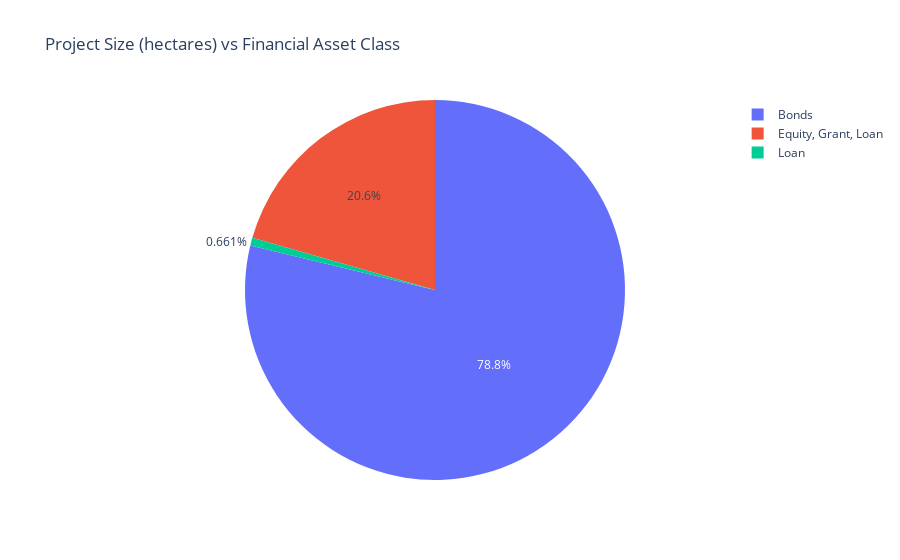

Here is the notebook cell this chart was saved with:
### Code cell
fig = px.pie(data, values='Project Size (hectares)', names='Financial Asset Class', title='Project Size (hectares) vs Financial Asset Class')
fig.show()

### Figure 1 — Plotly figure (JSON) as saved in the notebook; plotly's stock layout.template omitted (floating-point values rounded to 4 significant figures)
{"data": [{"domain": {"x": [0, 1], "y": [0, 1]}, "hovertemplate": "Financial Asset Class=%{label}<br>Project Size (hectares)=%{value}<extra></extra>", "labels": ["Bonds", "Bonds", "Bonds", "Bonds", "Bonds", "NMTC ", "NMTC ", "Bonds", "Bonds", "Bonds", "Bonds", "Bonds", "Bonds", "Commodities", "Commodities", "Commodities", "Commodities", "Commodities", "Commodities", "Commodities", "Notes", "Commodities", "Loan", "Capital Commitment", "Capital Commitment", "Capital Commitment", "Capital Commitment", "Capital Commitment", "Capital Commitment", "Capital Commitment", "Capital Commitment", "Capital Commitment", "Capital Commitment", "Capital Commitment", "Capital Commitment", "Capital Commitment", "Capital Commitment", "Loan & Grant", "Loan", "Loan", "Loan", "Loan", "Loan", "Commodities", "Commodities", "Commodities", "Commodities", "Commodities", "Commodities", "Commodities", "Commodities", "Commodities", "Commodities", "Commodities", "Commodities", "Equity, Grant, Loan", "Equity, Grant, Loan", "Equity, Grant, Loan", "Equity, Grant, Loan", "Equity, Grant, Loan", "Equity, Grant, Loan", "Equity, Grant, Loan", "Equity, Grant, Loan", "Equity, Grant, Loan", "Equity, Grant, Loan", "Equity, Grant, Loan", "Equity, Grant, Loan", "Equity, Grant, Loan", "Equity, Grant, Loan", "Equity, Grant, Loan", "Debt, Equity", "Options", "Options", "Conservation Bonds", "Conservation Bonds", "Loan", "Equity, Grant, Loan", "Equity, Grant, Loan", "Equity, Grant, Loan", "Equity, Grant, Loan", "Equity, Grant, Loan", "Equity, Grant, Loan", "Equity, Grant, Loan", "Equity, Grant, Loan"], "legendgroup": "", "name": "", "showlegend": true, "type": "pie", "values": ["10,000", "405", "4,046 per year", "273,972", "112,502", "38,594", "38,594", "64,749", "45,325", "45,325", "36,219", "29", "29947", "10,000", "10,000", "10,000", "10,000", "10,000", "10,000", "10,000", "70,000", "18,000", "93,000", "36,372", "12,594", "36,372", "12,594", "24,172", "24,172", "170,500", "68,000", "106,000", "25,500", "19,000", "9,000", "266,500", "33,500", "24,000", "17,655", "2,400", "255", "22,934", "2,406", "10,000", "10,000", "2,658", "6,400", "57,100", "57,100", "57,100", "28,000", "31,500", "8,300", "3,671", "568,543", "1,336", "640", "640", "350", "2062", "1961", "761", "761", "1,031", "761", "2,596", "5,377", "5,377", "10,392", "16,000", "102,386", "10,000", "10,000", "10,000", "10,000", "3,900", "15 million (committed)", "4 million  (committed)", "2 million (committed)", "5.2 million (committed)", "2 million (committed)", "3.2 million (committed)", "1 million (committed)", "4.5 million (committed)"]}], "layout": {"legend": {"tracegroupgap": 0}, "title": {"text": "Project Size (hectares) vs Financial Asset Class"}}}
